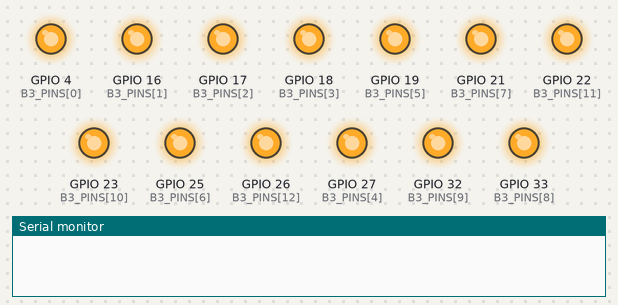
This sketch was run on a simulated ESP32. Parts: output pins drawn as LEDs (lit = HIGH), the last lines printed to the serial monitor.

Above: at 0.1 s.
At 15.2 s:
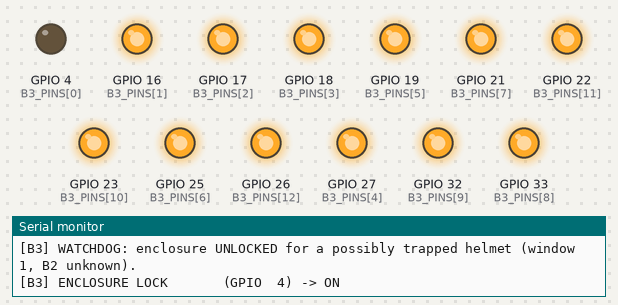
Timing chart, 0 to 31.6 s (numbered marks = the images above):
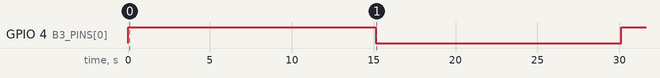

The sketch:

ESP32_B3.ino
```cpp
// =====================================================================
//  NODE B3 - BOX 3 RELAY CONTROLLER                       (ESP32, core 3.3.7)
//  Created 2026-10-03 from Box 1's relay controller (ESP32_A3.ino). NOT YET FLASHED - bench-test first with the loads unplugged.
//
//  What it is: the one board that owns EVERY relay-driven output of Box 3 (13 channels: A3's 12 plus the HEATER, a hair dryer aimed
//  at the helmet, on GPIO26). It has no sensors and no screen. S3B (the brain) sends it the whole 13-bit relay mask with
//  CMD_SET_RELAY_MASK; B3 just applies it. B2 is the sensing board.
//
//  What it adds on top of "just apply the mask":
//   1. BOOT-SAFE: every relay pin is driven to its inactive level (HIGH) before it becomes an output, and everything stays OFF until
//      S3B has said otherwise.
//   2. SOFT SWITCHING: relays turning OFF switch at once; relays turning ON are staggered (RELAY_ON_STAGGER_MS apart) so the loads
//      never start in the same millisecond (the same inrush that makes the TFT go white when a lock engages). The hair dryer is
//      the biggest load: it is always the LAST one to be switched on.
//   3. S3B-LOSS WATCHDOG: no sign of S3B for 15 s -> everything is forced OFF (humidifiers, UV, HEATER, coin power, drain pumps,
//      panel/back/ACS locks). The one exception: if a helmet is trapped in a closed enclosure, the ENCLOSURE lock is released
//      (see below). Because B3 has no sensors, it listens to B2's broadcast report for the door and helmet.
//   4. STATUS: broadcasts an A3StatusPacket (deviceID DEVICE_B3) once a second (applied mask + watchdog state).
//
//  "Proof of life" from S3B = CMD_HEARTBEAT with subIndex DEVICE_S3B, or any command addressed to DEVICE_B3 (S3B re-sends the mask
//  every ~2 s, so one lost heartbeat is harmless).
//
//  Trapped-helmet release (only while orphaned):
//   - B2 report fresh, door CLOSED for 2 ticks and helmet inside (0 < dist < 15 cm)
//         -> enclosure lock unlocked; released again once the door is confirmed OPEN (2 ticks).
//   - B2 report missing (we cannot see the door at all) -> ONE short unlock window of UNLOCK_BLIND_WINDOW_MS (15 s - nobody is
//         watching the coil), if UNLOCK_WHEN_B2_UNKNOWN is true.
//   - A solenoid is never held energized forever: UNLOCK_WINDOW_MS on, UNLOCK_REST_MS off, and at most UNLOCK_MAX_WINDOWS windows
//         until the door has been seen open or S3B comes back.
//
//  DEPENDS ON: B2 (ESP32_B2.ino) broadcasting A2SensorPacket with deviceID DEVICE_B2 (doorEnclosure true = OPEN, usHelmetCm).
//  NOTE: pins 16/17 are unusable on ESP32-WROVER (PSRAM) - this board is a plain WROOM DevKit.
// =====================================================================
#include <WiFi.h>
#include <esp_wifi.h>
#include <esp_now.h>
#include "Shared_Common.h"

// ---------------------------------------------------------------------
// Relay pins - index = bit position in the mask (0-11 = A3RelayIndex, 12 = heater). Active-LOW: LOW = ON/energized.
// GPIO0/1/2/3/5/12/14/15 are deliberately NOT used (they pulse or strap at boot).
// ---------------------------------------------------------------------
#define RELAY_ACTIVE   LOW
#define RELAY_INACTIVE HIGH

const uint8_t B3_PINS[B3_RELAY_COUNT] = {
    4,   // 0  ENCLOSURE LOCK
    16,  // 1  PANEL LOCK
    17,  // 2  BACKDOOR LOCK
    18,  // 3  HUMIDIFIER 1 (Alcohol)
    27,  // 4  UV 1
    19,  // 5  HUMIDIFIER 2 (Scented)
    25,  // 6  HUMIDIFIER 3 (Both)
    21,  // 7  UV 2
    33,  // 8  DRAIN PUMP 1 (Alcohol)
    32,  // 9  DRAIN PUMP 2 (Scented)
    23,  // 10 ACS DOOR LOCK
    22,  // 11 COIN POWER
    26   // 12 HEATER (hair dryer)
};

const char* const B3_NAMES[B3_RELAY_COUNT] = {
    "ENCLOSURE LOCK", "PANEL LOCK", "BACKDOOR LOCK", "HUMIDIFIER 1 (ALC)",
    "UV 1", "HUMIDIFIER 2 (SCN)", "HUMIDIFIER 3 (BOTH)", "UV 2",
    "DRAIN PUMP 1", "DRAIN PUMP 2", "ACS DOOR LOCK", "COIN POWER", "HEATER"
};

// ---------------------------------------------------------------------
// Tunables
// ---------------------------------------------------------------------
const uint32_t ORPHANED_TIMEOUT_MS    = 15000; // no S3B for this long -> watchdog takes over (same 15 s as the other nodes)
const uint32_t B2_STALE_MS            = 5000;  // B2 report older than this = B2 unknown
const float    HELMET_PRESENT_CM      = 15.0f; // "helmet inside" cutoff (0 = no echo = not present)
const uint32_t UNLOCK_WINDOW_MS       = 60000; // max time the enclosure solenoid stays energized per window (B2 sees door shut + helmet inside)
const uint32_t UNLOCK_BLIND_WINDOW_MS = 15000; // same, but when B2 is silent too and B3 cannot see the door at all
const uint32_t UNLOCK_REST_MS         = 5000;  // pause between windows
const uint8_t  UNLOCK_MAX_WINDOWS     = 3;     // windows per episode while the door is known to be shut
const uint8_t  CONFIRM_TICKS          = 2;     // B2 reports once a second; 2 in a row = not reed-switch bounce
const uint32_t RELAY_ON_STAGGER_MS    = 25;    // gap between two relays turning ON
const uint32_t STATUS_INTERVAL_MS     = 1000;
const uint32_t SERIAL_SUMMARY_MS      = 5000;
#define UNLOCK_WHEN_B2_UNKNOWN true            // true = if B2 is silent, still give one unlock window

// ---------------------------------------------------------------------
// State shared between the ESP-NOW receive callback (WiFi task) and loop() - guarded by rxMux.
// The callback only RECORDS; loop() is the only place that touches the relay pins.
// ---------------------------------------------------------------------
static portMUX_TYPE rxMux = portMUX_INITIALIZER_UNLOCKED;
volatile uint32_t lastSeenS3B = 0;     // millis() of the last proof of life from S3B
volatile uint16_t cmdMask     = 0;     // the relay mask S3B last asked for
volatile uint32_t b2Seq       = 0;     // counts B2 reports (0 = never heard)
volatile uint32_t b2LastMs    = 0;     // millis() of the last B2 report
volatile bool     b2DoorOpen  = false; // B2: enclosure door OPEN (true) / CLOSED (false)
volatile float    b2Helmet    = 0.0f;  // B2: helmet distance in cm

// loop()-only state
uint16_t appliedMask      = 0;         // what the pins are doing right now
uint32_t lastRelayOnMs    = 0;
bool     orphaned         = false;
uint32_t lastB2SeqSeen    = 0;
uint8_t  doorClosedTicks  = 0;
uint8_t  doorOpenTicks    = 0;
bool     wdLockOn         = false;     // watchdog is holding the enclosure unlocked
uint32_t wdLockSinceMs    = 0;
uint32_t wdWindowMs       = UNLOCK_WINDOW_MS; // length of the window in progress (normal or blind)
uint32_t wdRestUntilMs    = 0;
uint8_t  wdWindows        = 0;
uint32_t lastStatusMs     = 0;
uint32_t lastSummaryMs    = 0;

// ---------------------------------------------------------------------
// ESP-NOW (core 3.3.7 callback signatures, same as the other nodes)
// ---------------------------------------------------------------------
void onDataSent(const wifi_tx_info_t *tx_info, esp_now_send_status_t status) {
    if (!tx_info) return;
}

void onDataRecv(const esp_now_recv_info_t *info, const uint8_t *incomingData, int len) {
    if (!info || !info->src_addr || !incomingData || len <= 0) return;

    if (len == (int)sizeof(CommandPacket)) {
        CommandPacket cmd;
        memcpy(&cmd, incomingData, sizeof(CommandPacket));

        // Broadcast heartbeat (targetDeviceID 0) - meant for every node, checked before the filter.
        if (cmd.commandID == CMD_HEARTBEAT) {
            if (cmd.subIndex == DEVICE_S3B) {
                portENTER_CRITICAL(&rxMux);
                lastSeenS3B = millis();
                portEXIT_CRITICAL(&rxMux);
            }
            return;
        }

        if (cmd.targetDeviceID != DEVICE_B3) return; // traffic for another node

        if (cmd.commandID == CMD_SET_RELAY_MASK) {
            portENTER_CRITICAL(&rxMux);
            cmdMask     = (uint16_t)(cmd.param16 & B3_MASK_ALL);
            lastSeenS3B = millis();
            portEXIT_CRITICAL(&rxMux);
        } else if (cmd.commandID == CMD_SET_RELAY) {
            // Single-relay command (bench / manual use). Edits S3B's mask in place.
            if (cmd.subIndex < B3_RELAY_COUNT) {
                portENTER_CRITICAL(&rxMux);
                uint16_t m = cmdMask;
                if (cmd.state == 1) m = (uint16_t)(m | A3_BIT(cmd.subIndex));
                else                m = (uint16_t)(m & (uint16_t)(~A3_BIT(cmd.subIndex)));
                cmdMask     = m;
                lastSeenS3B = millis();
                portEXIT_CRITICAL(&rxMux);
            }
        }
        return;
    }

    if (len == (int)sizeof(A2SensorPacket)) {
        A2SensorPacket t;
        memcpy(&t, incomingData, sizeof(A2SensorPacket));
        if (t.deviceID != DEVICE_B2) return;
        portENTER_CRITICAL(&rxMux);
        b2DoorOpen = t.doorEnclosure;
        b2Helmet   = t.usHelmetCm;
        b2LastMs   = millis();
        b2Seq      = b2Seq + 1;
        portEXIT_CRITICAL(&rxMux);
    }
}

// ---------------------------------------------------------------------
// Relay driving
// ---------------------------------------------------------------------
void driveRelay(uint8_t index, bool on) {
    if (index >= B3_RELAY_COUNT) return;
    digitalWrite(B3_PINS[index], on ? RELAY_ACTIVE : RELAY_INACTIVE);
    if (on) appliedMask = (uint16_t)(appliedMask | A3_BIT(index));
    else    appliedMask = (uint16_t)(appliedMask & (uint16_t)(~A3_BIT(index)));
    Serial.printf("[B3] %-20s (GPIO %2d) -> %s\n", B3_NAMES[index], B3_PINS[index], on ? "ON" : "OFF");
}

// Turn-offs happen immediately; turn-ons one at a time, RELAY_ON_STAGGER_MS apart, lowest bit first
// (locks first, coin power next, the heater - bit 12 - last).
void applyRelays(uint16_t target) {
    target = (uint16_t)(target & B3_MASK_ALL);

    uint16_t offs = (uint16_t)(appliedMask & (uint16_t)(~target));
    for (uint8_t i = 0; i < B3_RELAY_COUNT; i++) {
        if (offs & A3_BIT(i)) driveRelay(i, false);
    }

    uint16_t ons = (uint16_t)(target & (uint16_t)(~appliedMask));
    if (ons && (millis() - lastRelayOnMs >= RELAY_ON_STAGGER_MS)) {
        for (uint8_t i = 0; i < B3_RELAY_COUNT; i++) {
            if (ons & A3_BIT(i)) {
                driveRelay(i, true);
                lastRelayOnMs = millis();
                break;
            }
        }
    }
}

void resetWatchdogLock() {
    wdLockOn      = false;
    wdWindows     = 0;
    wdRestUntilMs = 0;
}

void setup() {
    // 1. FIRST THING: every relay pin to its inactive level, before it becomes an output, so the
    //    relays never see a LOW pulse while the pin is being configured.
    for (uint8_t i = 0; i < B3_RELAY_COUNT; i++) {
        digitalWrite(B3_PINS[i], RELAY_INACTIVE);
        pinMode(B3_PINS[i], OUTPUT);
        digitalWrite(B3_PINS[i], RELAY_INACTIVE);
    }

    Serial.begin(115200);
    delay(100);
    Serial.println("\n=======================================================");
    Serial.println("   NODE B3: BOX 3 RELAY CONTROLLER (CORE 3.3.7)");
    Serial.println("=======================================================");
    Serial.println("[B3] RELAYS: all 13 outputs (incl. the HEATER on GPIO26) forced HIGH (OFF / locked) before anything else.");

    // 2. Wi-Fi channel 1 + ESP-NOW broadcast peer - identical to the other nodes.
    WiFi.mode(WIFI_STA);
    WiFi.setSleep(false); // modem sleep makes ESP-NOW reception drop out for seconds at a time
    WiFi.disconnect();
    esp_wifi_set_channel(ESPNOW_WIFI_CHANNEL, WIFI_SECOND_CHAN_NONE);

    if (esp_now_init() != ESP_OK) {
        Serial.println("[B3] ESP-NOW: init failed - restarting in 3 s (relays stay OFF).");
        delay(3000);
        ESP.restart();
    }
    esp_now_register_send_cb(onDataSent);
    esp_now_register_recv_cb(onDataRecv);

    esp_now_peer_info_t peerInfo;
    memset(&peerInfo, 0, sizeof(esp_now_peer_info_t));
    memcpy(peerInfo.peer_addr, BROADCAST_MAC, 6);
    peerInfo.channel = ESPNOW_WIFI_CHANNEL;
    peerInfo.encrypt = false;
    esp_now_add_peer(&peerInfo);
    Serial.println("[B3] ESP-NOW: channel 1 broadcast peer registered.");

    // S3B gets the full 15 s from power-up to introduce itself before the watchdog may fire.
    portENTER_CRITICAL(&rxMux);
    lastSeenS3B = millis();
    portEXIT_CRITICAL(&rxMux);
    Serial.println("[B3] READY - waiting for S3B (CMD_SET_RELAY_MASK / heartbeat).");
}

void loop() {
    // ---- 1. Snapshot everything the callback may have changed ----
    uint32_t lastS3B, b2Last, seq;
    uint16_t wantMask;
    bool     doorOpen;
    float    helmet;
    portENTER_CRITICAL(&rxMux);
    lastS3B  = lastSeenS3B;
    wantMask = cmdMask;
    seq      = b2Seq;
    b2Last   = b2LastMs;
    doorOpen = b2DoorOpen;
    helmet   = b2Helmet;
    portEXIT_CRITICAL(&rxMux);
    // millis() is read AFTER the snapshot on purpose: every timestamp above is then <= now, so the
    // unsigned subtractions below can never wrap into a huge "age" (the race A1/A2 had to fix).
    uint32_t now = millis();

    // ---- 2. Orphan state (S3B silent for ORPHANED_TIMEOUT_MS) ----
    bool orphanedNow = (now - lastS3B) > ORPHANED_TIMEOUT_MS;
    if (orphanedNow && !orphaned) {
        orphaned = true;
        resetWatchdogLock();
        // Forget the old mask: when S3B comes back it must send a fresh one; a stale "HEATER ON" must
        // never be re-applied just because the heartbeat returned.
        portENTER_CRITICAL(&rxMux);
        cmdMask = 0;
        portEXIT_CRITICAL(&rxMux);
        Serial.println("[B3] WATCHDOG: no sign of S3B for 15 s -> forcing all outputs OFF (heater included).");
    } else if (!orphanedNow && orphaned) {
        orphaned = false;
        resetWatchdogLock();
        Serial.println("[B3] WATCHDOG: S3B is back - normal operation (waiting for a fresh relay mask).");
    }

    // ---- 3. B2 door/helmet ticks (B2 reports once a second) ----
    if (seq != lastB2SeqSeen) {
        lastB2SeqSeen = seq;
        if (doorOpen) {
            if (doorOpenTicks < 100) doorOpenTicks++;
            doorClosedTicks = 0;
        } else {
            if (doorClosedTicks < 100) doorClosedTicks++;
            doorOpenTicks = 0;
        }
    }
    bool b2Known       = (seq != 0) && ((now - b2Last) <= B2_STALE_MS);
    bool helmetInside  = b2Known && (helmet > 0.0f) && (helmet < HELMET_PRESENT_CM);
    bool doorShut      = b2Known && !doorOpen && (doorClosedTicks >= CONFIRM_TICKS);
    bool doorSeenOpen  = b2Known && doorOpen && (doorOpenTicks >= CONFIRM_TICKS);

    // ---- 4. Enclosure hold-open while orphaned ----
    if (orphaned) {
        if (wdLockOn) {
            if (doorSeenOpen) {
                wdLockOn      = false;       // door confirmed open - stop energizing the solenoid
                wdWindows     = 0;           // a later re-closed door with the helmet still in = new episode
                wdRestUntilMs = now;
                Serial.println("[B3] WATCHDOG: door confirmed open - releasing the enclosure lock.");
            } else if (now - wdLockSinceMs >= wdWindowMs) {
                wdLockOn      = false;       // cap reached - let the coil rest
                wdRestUntilMs = now + UNLOCK_REST_MS;
                Serial.println("[B3] WATCHDOG: unlock window used up - resting the solenoid.");
            }
        } else if (now >= wdRestUntilMs) {
            bool want = false;
            uint8_t maxWindows = UNLOCK_MAX_WINDOWS;
            if (b2Known) {
                want = doorShut && helmetInside;
            } else if (UNLOCK_WHEN_B2_UNKNOWN) {
                want = true;     // blind: cannot see the door, give the customer one chance
                maxWindows = 1;
            }
            if (want && wdWindows < maxWindows) {
                wdLockOn       = true;
                wdLockSinceMs  = now;
                wdWindowMs     = b2Known ? UNLOCK_WINDOW_MS : UNLOCK_BLIND_WINDOW_MS;
                wdWindows++;
                Serial.printf("[B3] WATCHDOG: enclosure UNLOCKED for a possibly trapped helmet (window %u, B2 %s).\n",
                              (unsigned)wdWindows, b2Known ? "sees door shut + helmet inside" : "unknown");
            }
        }
    }

    // ---- 5. Decide and apply the relay pattern ----
    uint16_t target;
    if (!orphaned) target = (uint16_t)(wantMask & B3_MASK_ALL);
    else           target = wdLockOn ? (uint16_t)A3_BIT(A3_RELAY_ENCLOSURE_LOCK) : (uint16_t)0;
    applyRelays(target);

    // ---- 6. Status broadcast + occasional serial summary ----
    if (now - lastStatusMs >= STATUS_INTERVAL_MS) {
        lastStatusMs = now;
        A3StatusPacket st;
        memset(&st, 0, sizeof(st));
        st.deviceID      = DEVICE_B3;
        st.relayMask     = appliedMask;
        st.orphaned      = orphaned;
        st.watchdogState = !orphaned ? 0 : (wdLockOn ? 2 : 1);
        esp_now_send(BROADCAST_MAC, (uint8_t*)&st, sizeof(A3StatusPacket));
    }
    if (now - lastSummaryMs >= SERIAL_SUMMARY_MS) {
        lastSummaryMs = now;
        Serial.printf("[B3] mask applied=0x%04X wanted=0x%04X | S3B age %lu ms%s | B2 %s door=%s helmet=%.1f cm\n",
                      (unsigned)appliedMask, (unsigned)wantMask, (unsigned long)(now - lastS3B),
                      orphaned ? " (ORPHANED)" : "",
                      b2Known ? "ok" : "silent", doorOpen ? "OPEN" : "CLOSED", (double)helmet);
    }

    delay(2); // yield; the loop is tiny and timing here is millisecond-level at most
}
```

Source omitted: Shared_Common.h (45285 bytes)

Measured:
- by itself, GPIO 4 (B3_PINS[0]): HIGH → LOW at 15.1 s, → HIGH 15.0 s later
